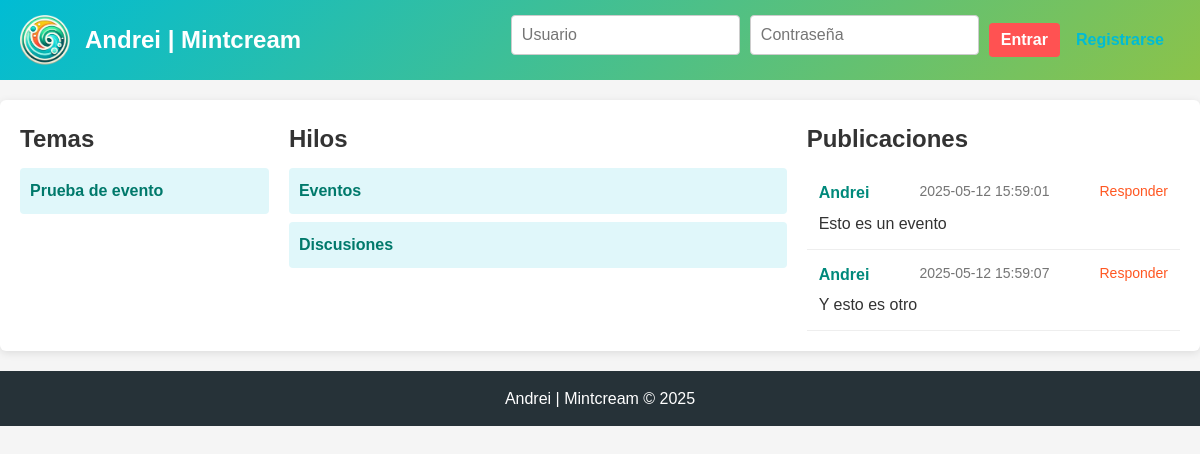
The app's page /?tema_id=1&hilo_id=2 with its own data.
### tables this page shows
CREATE TABLE temas (
        id INTEGER PRIMARY KEY AUTOINCREMENT,
        titulo TEXT NOT NULL
    );

CREATE TABLE hilos (
        id INTEGER PRIMARY KEY AUTOINCREMENT,
        tema_id INTEGER NOT NULL,
        titulo TEXT NOT NULL,
        FOREIGN KEY (tema_id) REFERENCES temas(id) ON DELETE CASCADE
    );

CREATE TABLE publicaciones (
        id INTEGER PRIMARY KEY AUTOINCREMENT,
        hilo_id INTEGER NOT NULL,
        user_id INTEGER NOT NULL,
        parent_id INTEGER DEFAULT 0,
        contenido TEXT NOT NULL,
        fecha DATETIME NOT NULL, imagen TEXT,
        FOREIGN KEY (hilo_id) REFERENCES hilos(id) ON DELETE CASCADE,
        FOREIGN KEY (user_id) REFERENCES users(id) ON DELETE CASCADE
    );

CREATE TABLE users (
        id INTEGER PRIMARY KEY AUTOINCREMENT,
        username TEXT UNIQUE NOT NULL,
        password TEXT NOT NULL,
        role INTEGER NOT NULL,
        name TEXT,
        email TEXT
    );

### inc/procesamientodeformularios.php (called while the page is built, shortened)
<?php
$accion = $_GET['accion'] ?? '';
?>

### index.php (called while the page is built, shortened)
<?php
require_once __DIR__ . '/inc/inicializarsqlite.php';
require_once __DIR__ . '/inc/procesamientodeformularios.php';
require_once __DIR__ . '/inc/datosinterfaz.php';
require_once __DIR__ . '/bloques/cabeza.php';
require_once __DIR__ . '/bloques/cabecera.php';
require_once __DIR__ . '/bloques/principal.php';
require_once __DIR__ . '/bloques/piedepagina.php';

### inc/datosinterfaz.php (called while the page is built, shortened)
<?php
try {
    $stmt = $pdo->query("SELECT * FROM temas ORDER BY id DESC");
    $temas = $stmt->fetchAll(PDO::FETCH_ASSOC);
} catch (PDOException $ex) {
    error_log('Error al obtener temas: ' . $ex->getMessage());
    $temas = [];
}
$tema_seleccionado = isset($_GET['tema_id']) ? (int)$_GET['tema_id'] : 0;
if ($tema_seleccionado > 0) {
    try {
        $stmt = $pdo->prepare("SELECT * FROM hilos WHERE tema_id = :tema_id ORDER BY id DESC");
        $stmt->execute([':tema_id' => $tema_seleccionado]);
        $hilos = $stmt->fetchAll(PDO::FETCH_ASSOC);
    } catch (PDOException $ex) {
        error_log('Error al obtener hilos para el tema ' . $tema_seleccionado . ': ' . $ex->getMessage());
    }
}
$hilo_seleccionado = isset($_GET['hilo_id']) ? (int)$_GET['hilo_id'] : 0;
if ($hilo_seleccionado > 0) {
    try {
        $stmt = $pdo->prepare("
            SELECT p.*, u.username
            FROM publicaciones p
            JOIN users u ON p.user_id = u.id
            WHERE p.hilo_id = :hilo_id
            ORDER BY p.id ASC
        ");
        $stmt->execute([':hilo_id' => $hilo_seleccionado]);
        $publicaciones = $stmt->fetchAll(PDO::FETCH_ASSOC);
    } catch (PDOException $ex) {
        error_log('Error al obtener publicaciones para el hilo ' . $hilo_seleccionado . ': ' . $ex->getMessage());
    }
}
?>

### bloques/principal.php (the view, shortened to what this page needs)
<?php if ($accion === 'register'): ?>
    <section class="registration-section">
        <h2>Registro de Usuario</h2>
        <form action="?accion=register" method="POST" class="registration-form">
            <input type="text" name="username" placeholder="Nombre de usuario" required>
            <input type="password" name="password" placeholder="Contraseña" required>
            <input type="text" name="name" placeholder="Nombre completo">
            <input type="email" name="email" placeholder="Correo electrónico">
            <button type="submit" class="btn-primary">Registrarse</button>
        </form>
    </section>
<?php else: ?>
    <div class="forum-container">
        <aside class="sidebar-topics">
            <section class="topic-section">
                <h2>Temas</h2>
                <ul class="topic-list">
                    <?php foreach ($temas as $tema): ?>
                        <li>
                            <a href="?tema_id=<?php echo $tema['id']; ?>">
                                <?php echo htmlspecialchars($tema['titulo']); ?>
                            </a>
                        </li>
                    <?php endforeach; ?>
                </ul>
            </section>
        </aside>
        <section class="middle-section">
            <?php if ($tema_seleccionado > 0): ?>
                <div class="thread-wrapper">
                    <h2>Hilos</h2>
                    <ul class="thread-list">
                        <?php foreach ($hilos as $hilo): ?>
                            <li>
                                <a href="?tema_id=<?php echo $tema_seleccionado; ?>&hilo_id=<?php echo $hilo['id']; ?>">
                                    <?php echo htmlspecialchars($hilo['titulo']); ?>
                                </a>
                            </li>
                        <?php endforeach; ?>
                    </ul>
                </div>
            <?php endif; ?>
        </section>
        <aside class="sidebar-posts">
            <?php if ($hilo_seleccionado > 0): ?>
                <div class="post-wrapper">
                    <h2>Publicaciones</h2>
                    <ul class="post-list">
                        <?php foreach ($publicaciones as $pub): ?>
                            <li class="post-item">
                                <div class="post-header">
                                    <span class="post-author"><?php echo htmlspecialchars($pub['username']); ?></span>
                                    <span class="post-date"><?php echo $pub['fecha']; ?></span>
                                    <a href="?tema_id=<?php echo $tema_seleccionado; ?>&hilo_id=<?php echo $hilo_seleccionado; ?>&reply=<?php echo $pub['id']; ?>" class="reply-link">Responder</a>
                                </div>
                                <div class="post-content">
                                    <?php echo nl2br(htmlspecialchars($pub['contenido'])); ?>
                                </div>
                            </li>
                        <?php endforeach; ?>
                    </ul>
                </div>
            <?php endif; ?>
        </aside>
    </div>
<?php endif; ?>

### css/global.css (style rules this page uses)
* { margin: 0; padding: 0; box-sizing: border-box; }
body { font-family: 'Helvetica', Arial, sans-serif; background-color: #f5f5f5; color: #333; line-height: 1.6; font-size: 16px; }
a { text-decoration: none; color: #00bcd4; }

### css/cabeza.css (style rules this page uses)
html { scroll-behavior: smooth; }

### css/principal.css (style rules this page uses)
.registration-section, .admin-panel, .forum-container { padding: 20px; background-color: #fff; border-radius: 6px; margin: 20px 0; box-shadow: 0 2px 8px rgba(0, 0, 0, 0.1); }
.forum-container { display: flex; gap: 20px; }
.sidebar-topics { flex: 1; }
.middle-section { flex: 2; }
.sidebar-posts { flex: 1.5; }
.topic-list, .thread-list, .post-list { list-style: none; margin-top: 10px; }
.topic-list li, .thread-list li { margin: 8px 0; padding: 10px; background-color: #e0f7fa; border-radius: 4px; }
.topic-list li a, .thread-list li a { font-size: 16px; color: #00796b; font-weight: bold; }
.post-item { padding: 12px; border-bottom: 1px solid #eee; }
.post-header { display: flex; justify-content: space-between; margin-bottom: 5px; }
.post-author { font-weight: bold; color: #00897b; }
.post-date { font-size: 14px; color: #757575; }
.reply-link { font-size: 14px; color: #ff5722; text-decoration: none; }

### records on screen
temas: titulo "Prueba de evento"
hilos: titulo "Eventos"
hilos: titulo "Discusiones"
publicaciones: user.username "Andrei", fecha "2025-05-12 15:59:01", contenido "Esto es un evento"
publicaciones: user.username "Andrei", fecha "2025-05-12 15:59:07", contenido "Y esto es otro"
